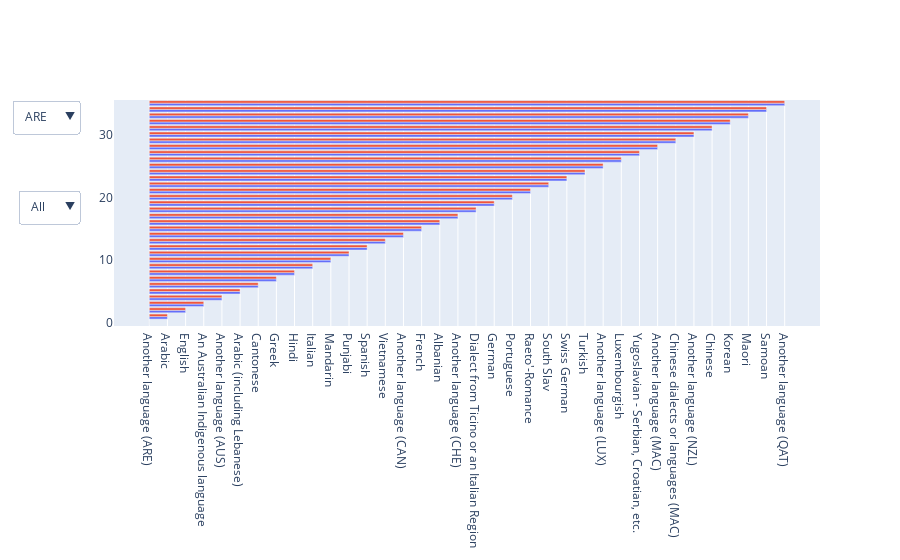

The notebook cell this image was saved under:
### Code cell
import plotly.graph_objs as go
# split df by names
cnt = qqq_immi_fp['CNT'].unique().tolist()
lang = qqq_immi_fp['LANGN'].unique().tolist()

dfs = {}

# dataframe collection grouped by names
for name in cnt:
    #print(name)
    dfs[name]=pd.pivot_table(qqq_immi_fp[qqq_immi_fp['CNT']==name],
                             values='Count',
                             index=['LANGN'],
                             columns=['IMMIG'],
                             aggfunc=np.sum)

# plotly start 
fig = go.Figure()

# get column names from first dataframe in the dict
colNames = list(dfs[list(dfs.keys())[0]].columns)
#xValues=

# one trace for each column per dataframe: AI and RANDOM


for col in colNames:
    fig.add_trace(go.Bar(x=lang,
                             visible=True,
                             #name=col
                  )
             )

'''

for col in cnt:
    fig.add_trace(go.Bar(x=qqq_immi_fp.loc[qqq_immi_fp['CNT'] == col]['LANGN'].unique().tolist(), visible=True))
'''
# menu setup    
updatemenu= []

# buttons for menu 1, names
buttons=[]

# create traces for each Reason: AI or RANDOM


for df in dfs.keys():
    #fig.add_trace(go.Bar(x=qqq_immi_fp.loc[qqq_immi_fp['CNT'] == df]['LANGN'].unique().tolist(), visible=True))
    buttons.append(dict(method='update',
                        label=df,
                        visible=True,
                        args=[#{'visible':True},
                              #{'x':[dfs[df]['1st'].values, dfs[df]['2nd'].values]},
                              #{'x':[dfs[df]['1st'].index, dfs[df]['2nd'].index]},
                              {'y':[dfs[df]['1st'].values, dfs[df]['2nd'].values]}
                            ])
                  )


# buttons for menu 2, reasons
b2_labels = colNames

# matrix too feed all visible arguments for all traces
# so that they can be shown or hidden by choice
b2_show = [list(b) for b in [e==1 for e in np.eye(len(b2_labels))]]
buttons2=[]
buttons2.append({'method': 'update',
                 'label': 'All',
                 'args': [{'visible': [True]*len(colNames)}]})

# create buttons to show or hide
for i in range(0, len(b2_labels)):
    buttons2.append(dict(method='update',
                        label=b2_labels[i],
                        args=[{'visible':b2_show[i]}]
                        )
                   )


# some adjustments to the updatemenus
updatemenu=[]
your_menu=dict()
updatemenu.append(your_menu)
your_menu2=dict()
updatemenu.append(your_menu2)
updatemenu[1]
updatemenu[0]['buttons']=buttons
updatemenu[0]['direction']='down'
updatemenu[0]['showactive']=True
updatemenu[1]['buttons']=buttons2
updatemenu[1]['y']=0.6

fig.update_layout(showlegend=False, updatemenus=updatemenu)
fig.show()

### Figure 1 — Plotly figure (JSON) as saved in the notebook; plotly's stock layout.template omitted (floating-point values rounded to 4 significant figures)
{"data": [{"type": "bar", "visible": true, "x": ["Another language (ARE)", "Arabic", "English", "An Australian Indigenous language", "Another language (AUS)", "Arabic (including Lebanese)", "Cantonese", "Greek", "Hindi", "Italian", "Mandarin", "Punjabi", "Spanish", "Vietnamese", "Another language (CAN)", "French", "Albanian", "Another language (CHE)", "Dialect from Ticino or an Italian Region", "German", "Portuguese", "Raeto'-Romance", "South Slav", "Swiss German", "Turkish", "Another language (LUX)", "Luxembourgish", "Yugoslavian - Serbian, Croatian, etc.", "Another language (MAC)", "Chinese dialects or languages (MAC)", "Another language (NZL)", "Chinese", "Korean", "Maori", "Samoan", "Another language (QAT)"]}, {"type": "bar", "visible": true, "x": ["Another language (ARE)", "Arabic", "English", "An Australian Indigenous language", "Another language (AUS)", "Arabic (including Lebanese)", "Cantonese", "Greek", "Hindi", "Italian", "Mandarin", "Punjabi", "Spanish", "Vietnamese", "Another language (CAN)", "French", "Albanian", "Another language (CHE)", "Dialect from Ticino or an Italian Region", "German", "Portuguese", "Raeto'-Romance", "South Slav", "Swiss German", "Turkish", "Another language (LUX)", "Luxembourgish", "Yugoslavian - Serbian, Croatian, etc.", "Another language (MAC)", "Chinese dialects or languages (MAC)", "Another language (NZL)", "Chinese", "Korean", "Maori", "Samoan", "Another language (QAT)"]}], "layout": {"showlegend": false, "updatemenus": [{"buttons": [{"args": [{"y": [[1079, 1942, 770], [2329, 2057, 1315]]}], "label": "ARE", "method": "update", "visible": true}, {"args": [{"y": [[2, 215, 49, 50, 1062, 3, 18, 7, 48, 9, 16, 70], [4, 537, 39, 25, 929, 5, 41, 6, 101, 26, 11, 42]]}], "label": "AUS", "method": "update", "visible": true}, {"args": [{"y": [[843, 1382, 224], [1942, 841, 285]]}], "label": "CAN", "method": "update", "visible": true}, {"args": [{"y": [[210, 134, 1, 24, 218, 53, 156, 79, 2, 151, 18, 140, 47], [51, 133, 5, 32, 60, 85, 95, 132, null, 30, 31, 23, 11]]}], "label": "CHE", "method": "update", "visible": true}, {"args": [{"y": [[160, 76, 316, 58, 24, 186, 538, 189], [266, 82, 240, 59, 44, 29, 475, 51]]}], "label": "LUX", "method": "update", "visible": true}, {"args": [{"y": [[31, 1201, 55, 38, 37, 14], [38, 539, 179, 37, 166, 14]]}], "label": "MAC", "method": "update", "visible": true}, {"args": [{"y": [[146, 74, 437, 15, null, 24], [295, 89, 413, 31, 2, 31]]}], "label": "NZL", "method": "update", "visible": true}, {"args": [{"y": [[502, 1384, 221, 97], [1666, 2446, 847, 210]]}], "label": "QAT", "method": "update", "visible": true}], "direction": "down", "showactive": true}, {"buttons": [{"args": [{"visible": [true, true]}], "label": "All", "method": "update"}, {"args": [{"visible": [true, false]}], "label": "1st", "method": "update"}, {"args": [{"visible": [false, true]}], "label": "2nd", "method": "update"}], "y": 0.6}]}}
